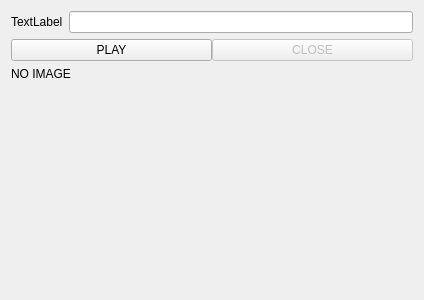
<?xml version="1.0" encoding="UTF-8"?>
<ui version="4.0">
 <class>ImageParameter</class>
 <widget class="QWidget" name="ImageParameter">
  <property name="geometry">
   <rect>
    <x>0</x>
    <y>0</y>
    <width>424</width>
    <height>300</height>
   </rect>
  </property>
  <property name="windowTitle">
   <string>Form</string>
  </property>
  <layout class="QFormLayout" name="formLayout">
   <property name="fieldGrowthPolicy">
    <enum>QFormLayout::AllNonFixedFieldsGrow</enum>
   </property>
   <item row="0" column="0">
    <widget class="QLabel" name="label">
     <property name="text">
      <string>TextLabel</string>
     </property>
    </widget>
   </item>
   <item row="0" column="1">
    <widget class="QLineEdit" name="lineEdit"/>
   </item>
   <item row="1" column="0" colspan="2">
    <widget class="QFrame" name="frame">
     <property name="frameShape">
      <enum>QFrame::NoFrame</enum>
     </property>
     <property name="frameShadow">
      <enum>QFrame::Raised</enum>
     </property>
     <layout class="QHBoxLayout" name="horizontalLayout">
      <property name="spacing">
       <number>0</number>
      </property>
      <property name="margin">
       <number>0</number>
      </property>
      <item>
       <widget class="QPushButton" name="btnToggleImage">
        <property name="text">
         <string>PLAY</string>
        </property>
       </widget>
      </item>
      <item>
       <widget class="QPushButton" name="pushButton">
        <property name="enabled">
         <bool>false</bool>
        </property>
        <property name="text">
         <string>CLOSE</string>
        </property>
       </widget>
      </item>
     </layout>
    </widget>
   </item>
   <item row="2" column="0" colspan="2">
    <widget class="QLabel" name="videoFrame">
     <property name="enabled">
      <bool>true</bool>
     </property>
     <property name="text">
      <string>NO IMAGE</string>
     </property>
    </widget>
   </item>
  </layout>
 </widget>
 <resources/>
 <connections/>
</ui>
